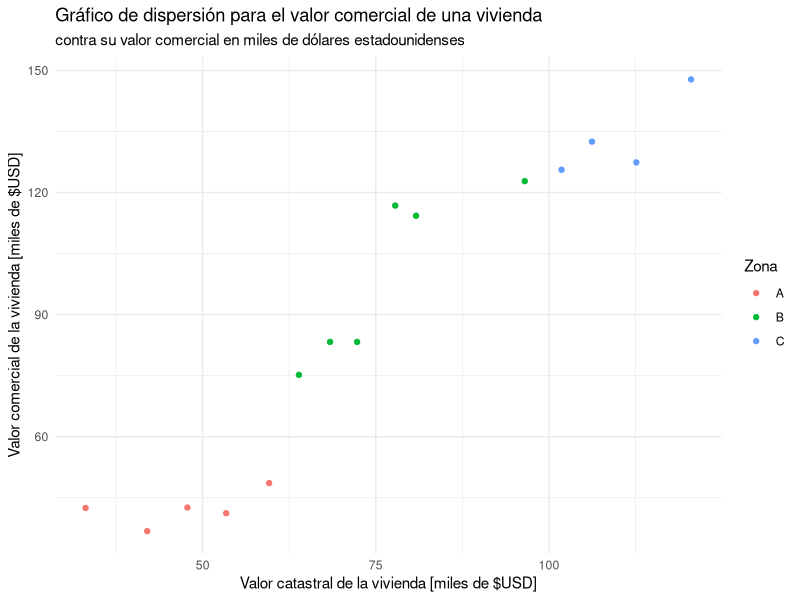
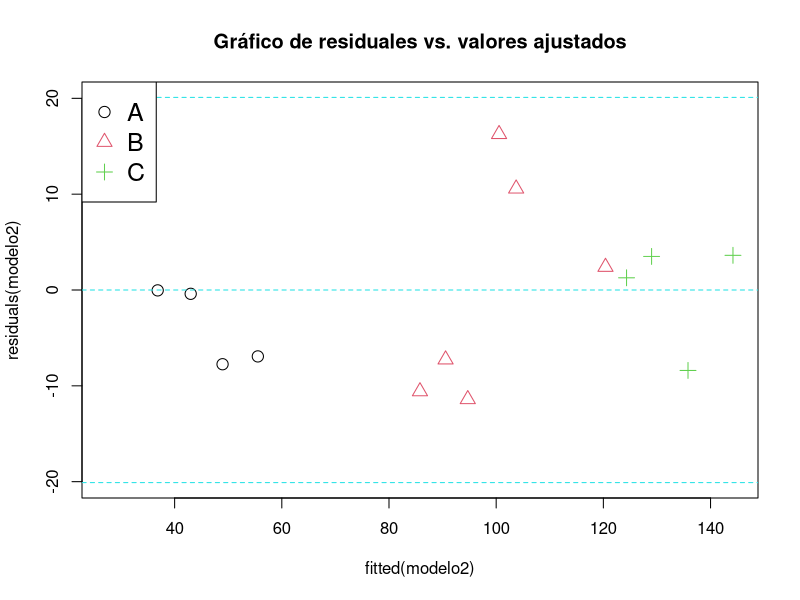
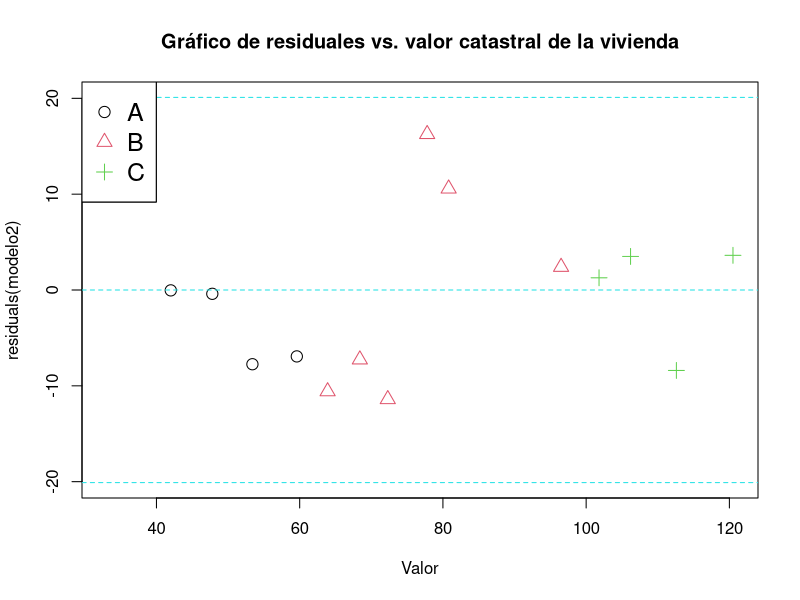
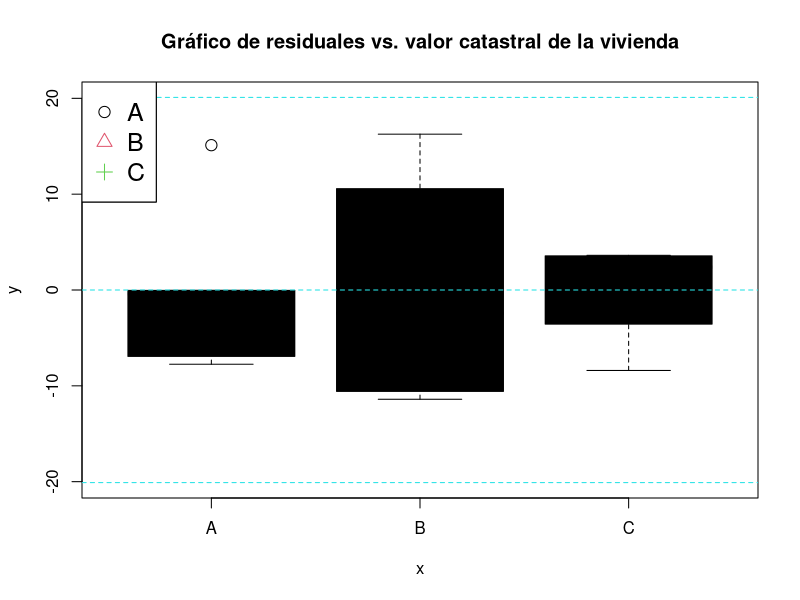
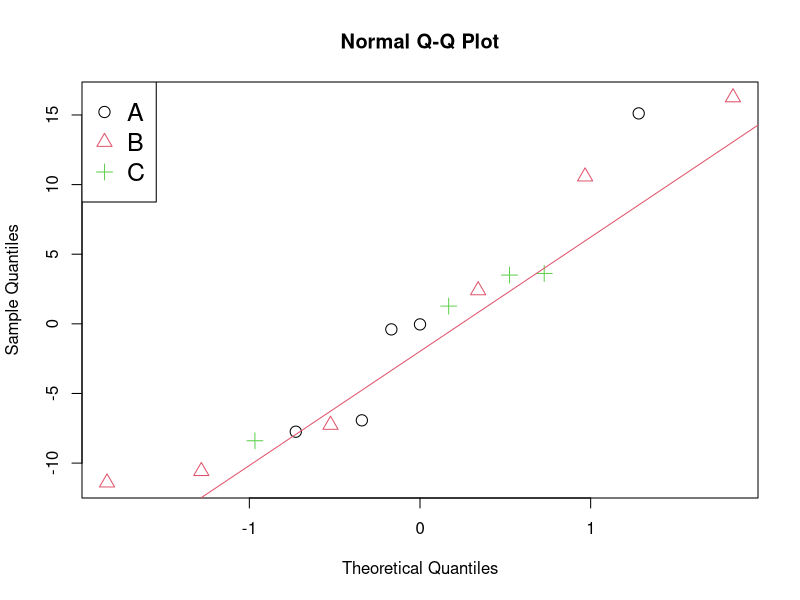

Write R code to recreate these figures, in order.
## ---- chunk 1
knitr::opts_chunk$set(echo = TRUE)
## ---- chunk 2
# Borrado de memoria previa
rm(list = ls())

# Lectura de paquetes
library(tidyverse)
## ---- chunk 3
datos = read.csv('DatosVivienda.csv', header = TRUE, dec = ".", sep = ",")
names(datos)[1] <- "Propiedad"
## ---- chunk 4
p1 = ggplot(data = datos, mapping = aes(x = Valor, y = Precio)) +
     geom_point(mapping = aes(color = Zona)) +
     xlab("Valor catastral de la vivienda [miles de $USD]") +
     ylab("Valor comercial de la vivienda [miles de $USD]") +
     ggtitle("Gráfico de dispersión para el valor comercial de una vivienda",
             subtitle = "contra su valor comercial en miles de dólares estadounidenses") +
     theme_minimal()
p1
## ---- chunk 5
attach(datos)
Zona = as.factor(Zona)
Zona = relevel(Zona, ref = "A")
## ---- chunk 6
modelo = lm(Precio~Valor*Zona)
summary(modelo)
## ---- chunk 7
t0 = 1.3650 / 0.5235
vp = 1 - pt(t0, df = 9, lower.tail = TRUE) + pt(-t0, df = 9, lower.tail = TRUE)
## ---- chunk 8
modelo2 = lm(Precio~Valor+Zona)
summary(modelo2)
## ---- chunk 9
#Residuales vs. valores ajustados, con representación de las secciones 
  plot(fitted(modelo2),residuals(modelo2),pch=as.numeric(Zona),
       col=as.numeric(Zona),cex=1.5,
       ylim=c(min(residuals(modelo2),-2*summary(modelo2)$sigma),
       max(residuals(modelo2),2*summary(modelo2)$sigma)))
abline(h=c(-2*summary(modelo2)$sigma,0,2*summary(modelo2)$sigma),lty=2,col=5)
legend("topleft",legend=c("A","B","C"),pch=c(1:3),col=c(1:3),cex=1.5)
title("Gráfico de residuales vs. valores ajustados")

#Residuales vs. predictor cuantitativo X1, con representación de las secciones 
plot(Valor,residuals(modelo2),pch=as.numeric(Zona),
     col=as.numeric(Zona),cex=1.5,
       ylim=c(min(residuals(modelo2),-2*summary(modelo2)$sigma),
       max(residuals(modelo2),2*summary(modelo2)$sigma)))
abline(h=c(-2*summary(modelo2)$sigma,0,2*summary(modelo2)$sigma),lty=2,col=5)
legend("topleft",legend=c("A","B","C"),pch=c(1:3),col=c(1:3),cex=1.5) 
legend("topleft",legend=c("A", "B","C"),pch=c(1:3),col=c(1:3),cex=1.5)
title("Gráfico de residuales vs. valor catastral de la vivienda")

#Residuales vs. predictor cualitativo X2 (Zonas), con representación de las secciones
plot(Zona,residuals(modelo2),pch=as.numeric(Zona),
     col=as.numeric(Zona),cex=1.5,
       ylim=c(min(residuals(modelo2),-2*summary(modelo2)$sigma),
       max(residuals(modelo2),2*summary(modelo2)$sigma)))
abline(h=c(-2*summary(modelo2)$sigma,0,2*summary(modelo2)$sigma),lty=2,col=5)
legend("topleft",legend=c("A","B","C"),pch=c(1:3),col=c(1:3),cex=1.5) 
legend("topleft",legend=c("A", "B","C"),pch=c(1:3),col=c(1:3),cex=1.5)
title("Gráfico de residuales vs. valor catastral de la vivienda")
## ---- chunk 10
shapiro.test(residuals(modelo2))
## ---- chunk 11
qqnorm(residuals(modelo2),pch=as.numeric(Zona),
       col=as.numeric(Zona),cex=1.5)
qqline(residuals(modelo2),col=2) 
legend("topleft",legend=c("A","B","C"),pch=c(1:3),col=c(1:3),cex=1.5) 
